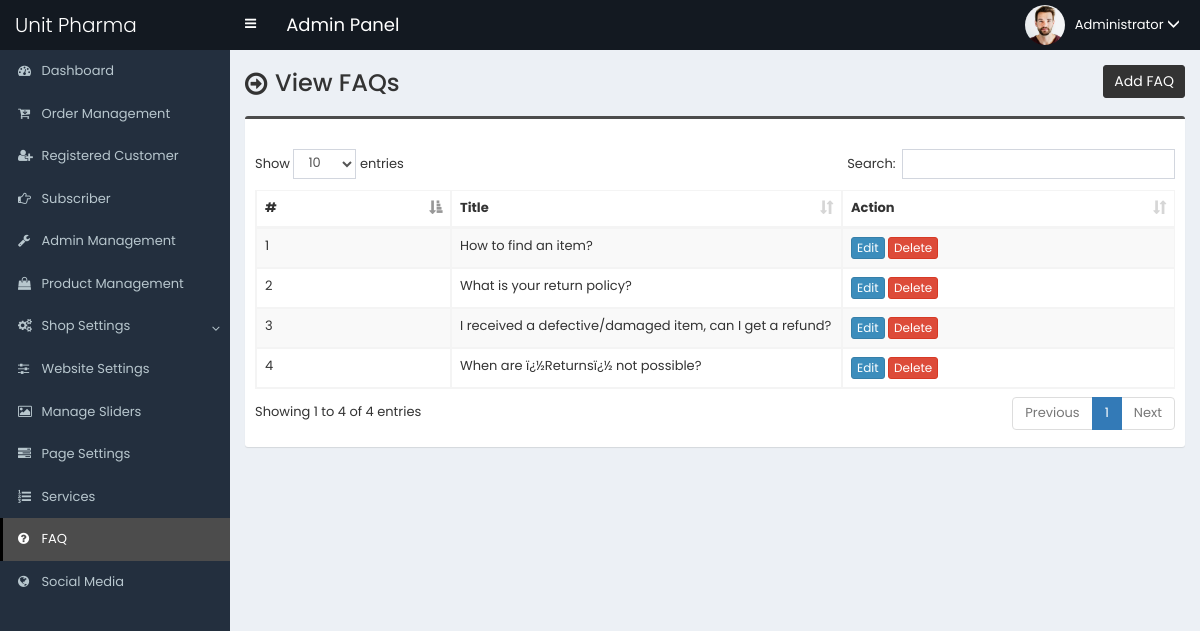
Page /admin/faq.php (signed in) on the committed database.
### tables this page shows
CREATE TABLE `tbl_faq` (
  `faq_id` int(11) NOT NULL,
  `faq_title` varchar(255) NOT NULL,
  `faq_content` text NOT NULL
);

### admin/faq.php (the view, shortened to what this page needs)
<?php require_once('header.php');
?>
<section class="content-header">
    <div class="content-header-left">
        <h1>View FAQs</h1>
    </div>
    <div class="content-header-right">
        <a href="faq-add.php" class="btn btn-primary btn-sm">Add FAQ</a>
    </div>
</section>
<section class="content">
    <div class="row">
        <div class="col-md-12">
            <div class="box box-info">
                <div class="box-body table-responsive">
                    <table id="example1" class="table table-bordered table-hover table-striped">
                        <thead>
                            <tr>
                                <th width="30">#</th>
                                <th width="100">Title</th>
                                <th width="80">Action</th>
                            </tr>
                        </thead>
                        <tbody>
                            <?php
							$i=0;
							$statement = $pdo->prepare("SELECT * FROM tbl_faq");
							$statement->execute();
							$result = $statement->fetchAll(PDO::FETCH_ASSOC);
							foreach ($result as $row) {
								$i++;
								?>
                            <tr>
                                <td><?php echo $i; ?></td>
                                <td><?php echo $row['faq_title']; ?></td>
                                <td>
                                    <a href="faq-edit.php?id=<?php echo $row['faq_id']; ?>"
                                        class="btn btn-primary btn-xs">Edit</a>
                                    <a href="#" class="btn btn-danger btn-xs"
                                        data-href="faq-delete.php?id=<?php echo $row['faq_id']; ?>" data-toggle="modal"
                                        data-target="#confirm-delete">Delete</a>
                                </td>
                            </tr>
                            <?php
							}
							?>
                        </tbody>
                    </table>
                </div>
            </div>
        </div>
    </div>
</section>
<?php require_once('footer.php'); ?>

### admin/style.css (style rules this page uses)
body { font-size: 13px; font-family: "Poppins", sans-serif; }
.content-header > h1, .content-header .content-header-left h1 { font-family: "Poppins", sans-serif; }
.box-info { padding-top: 20px; }
.content-header { overflow: hidden; }
.content-header .content-header-left { float: left; padding-top: 5px; }
.content-header .content-header-right { float: right; }
.content-header .content-header-left h1 { margin-top: 0; margin-bottom: 0; padding-left: 30px; padding-bottom: 5px; font-size: 24px; position: relative; }
.content-header .content-header-left h1:before { position: absolute; top: 0; left: 0; font-family: "FontAwesome", sans-serif; font-size: 26px; content: "\f18e"; }
.content-header .content-header-right a { position: relative; font-size: 14px; }
.box.box-info { border-top-color: #4c4c4c; }
.content-header .content-header-right a { background-color: #333333; border-color: #333333; }

### rows in the picture
tbl_faq: faq_title "How to find an item?"
tbl_faq: faq_title "What is your return policy?"
tbl_faq: faq_title "I received a defective/damaged item, can I get a refund?"
tbl_faq: faq_title "When are ï¿½Returnsï¿½ not possible?"

### other values in the picture
$_SESSION['user']['full_name'] "Administrator"
